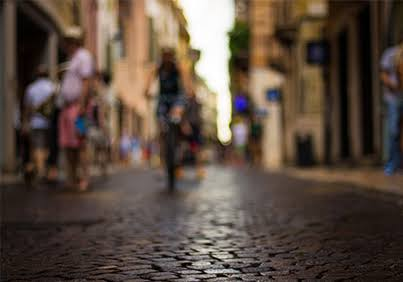
#> input picture 3.Hafta/input.jpg, 403 x 282 px, found by its file name
$ python task2_manuel_calchist.py
#> lines starting #> are read from the running program, lines starting #| are printed output that depends on the picture
import cv2
import numpy as np
import matplotlib.pyplot as plt

#Kendi calcHist fonksiyonumuz
def manuel_calchist(kanal_verisi):
    hist = np.zeros(256, dtype=int)
    # Kanal matrisini tek boyuta indirip sayaçları artırıyoruz
    for piksel in kanal_verisi.flatten():
        hist[piksel] += 1
    return hist

# Görseli oku
img = cv2.imread("input.jpg")
#> img is the input picture: shape (282, 403, 3); mean B, G, R 63.9, 75.3, 90.4
if img is None:
    raise FileNotFoundError("input.jpg bulunamadi!")

kanallar = ('b', 'g', 'r')
renkler = ('blue', 'green', 'red')

plt.figure(figsize=(8, 5))
plt.title("Task 2: Manuel calcHist ile Kanal Histogramlari")
plt.xlabel("Piksel Degeri (0-255)")
plt.ylabel("Piksel Sayisi")

#Her kanal için fonksiyonu çalıştır
for i, col in enumerate(kanallar):
    # İlgili kanalı al
    kanal = img[:, :, i]

    # Kendi fonksiyonumuz ile hesaplama
    bizim_hist = manuel_calchist(kanal)

    # openCV'nin hazır fonksiyonu ile doğrulama
    cv_hist = cv2.calcHist([img], [i], None, [256], [0, 256]).flatten()

    # Hata kontrolü
    fark = np.sum(np.abs(bizim_hist - cv_hist))
    print(f"{col.upper()} Kanali icin Manuel vs OpenCV Mutlak Fark: {fark}")

    plt.plot(bizim_hist, color=renkler[i], label=f"{col.upper()} Kanali (Manuel)")
#> this loop made 3 passes
#| B Kanali icin Manuel vs OpenCV Mutlak Fark: 0.0
#| G Kanali icin Manuel vs OpenCV Mutlak Fark: 0.0
#| R Kanali icin Manuel vs OpenCV Mutlak Fark: 0.0
#> pass 1, `kanal = img[:, :, i]`:
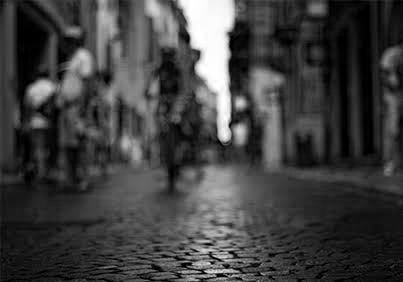
#> kanal: shape (282, 403); min 0, max 255, mean 63.9
#> pass 2, `kanal = img[:, :, i]`:
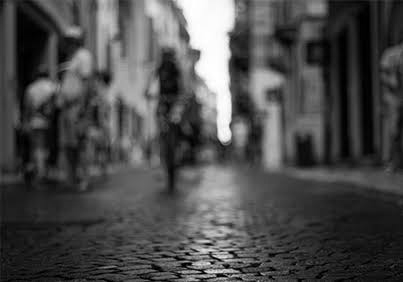
#> kanal: shape (282, 403); min 0, max 255, mean 75.3
#> pass 3, `kanal = img[:, :, i]`:
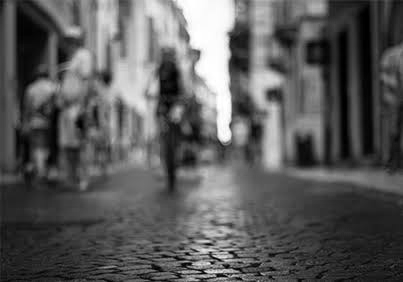
#> kanal: shape (282, 403); min 0, max 255, mean 90.4

plt.xlim([0, 256])
plt.legend()
plt.grid(True, linestyle="--", alpha=0.5)

# Görsel çıktıyı kaydet
plt.savefig("cikti_task2_manuel_histogram.png")
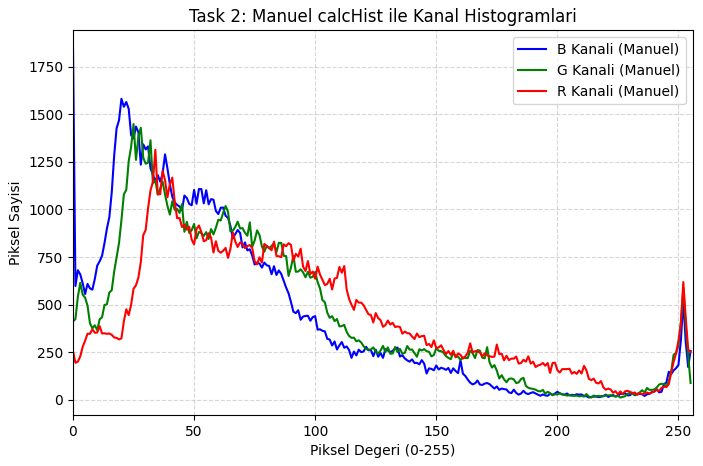
#> figure drawn by matplotlib, 1 panel; curve peaks at x = 0, y = 1850; curve peaks at x = 25, y = 1448; curve peaks at x = 34, y = 1313
print("Task 2 tamamlandi: 'cikti_task2_manuel_histogram.png' kaydedildi.")
